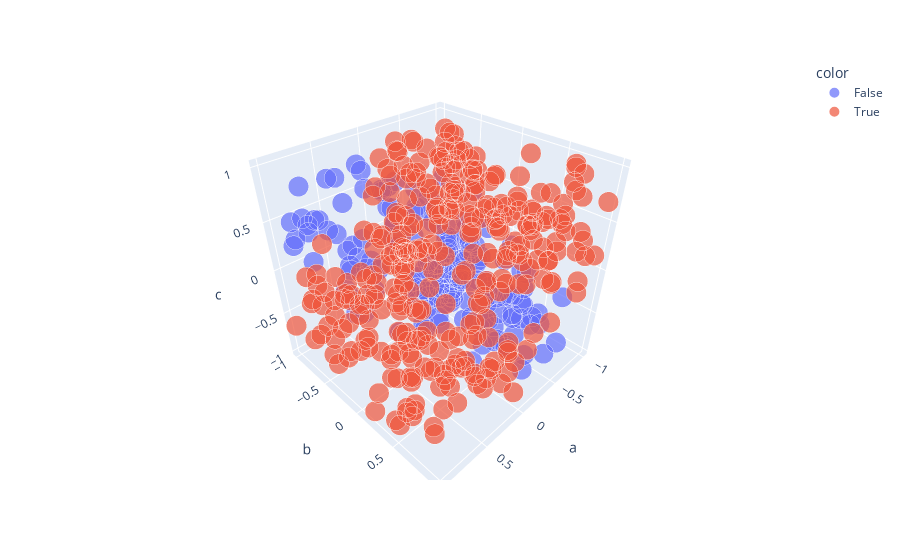

Notebook code cell kept with this figure:
### Code cell
nPoints = 500
import plotly.express as px
fig = px.scatter_3d(x=X[0:nPoints,0], y=X[0:nPoints,1], z=X[0:nPoints,2], 
                    color=Y[0:nPoints,0], size = np.full((nPoints), 0.1),
                    labels={"x":"a", "y":"b", "z":"c"})
fig.show()

### Figure 1 — Plotly figure (JSON) as saved in the notebook; plotly's stock layout.template omitted (floating-point values rounded to 4 significant figures; data arrays with more than 128 entries replaced by an {"elided": "..."} marker saying what was removed)
{"data": [{"hovertemplate": "color=False<br>a=%{x}<br>b=%{y}<br>c=%{z}<br>size=%{marker.size}<extra></extra>", "legendgroup": "False", "marker": {"color": "#636efa", "size": {"elided": "176 float values"}, "sizemode": "area", "sizeref": 0.00025, "symbol": "circle"}, "mode": "markers", "name": "False", "scene": "scene", "showlegend": true, "type": "scatter3d", "x": {"elided": "176 float values"}, "y": {"elided": "176 float values"}, "z": {"elided": "176 float values"}}, {"hovertemplate": "color=True<br>a=%{x}<br>b=%{y}<br>c=%{z}<br>size=%{marker.size}<extra></extra>", "legendgroup": "True", "marker": {"color": "#EF553B", "size": {"elided": "324 float values"}, "sizemode": "area", "sizeref": 0.00025, "symbol": "circle"}, "mode": "markers", "name": "True", "scene": "scene", "showlegend": true, "type": "scatter3d", "x": {"elided": "324 float values"}, "y": {"elided": "324 float values"}, "z": {"elided": "324 float values"}}], "layout": {"legend": {"itemsizing": "constant", "title": {"text": "color"}, "tracegroupgap": 0}, "margin": {"t": 60}, "scene": {"domain": {"x": [0, 1], "y": [0, 1]}, "xaxis": {"title": {"text": "a"}}, "yaxis": {"title": {"text": "b"}}, "zaxis": {"title": {"text": "c"}}}}}
